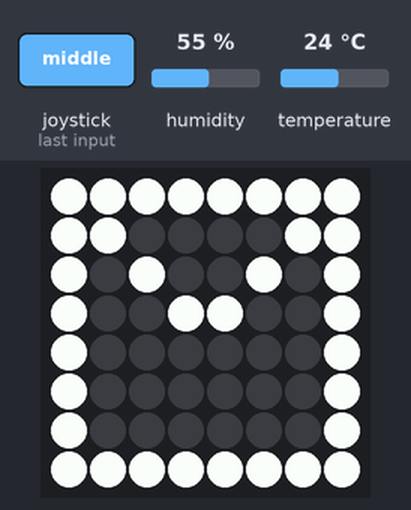
This program was run on a simulated Raspberry Pi (BCM pin numbers) with a Sense HAT. Parts: the Sense HAT's 8×8 RGB LED matrix. Inputs (shaded band) come from the test bench; at power-on: humidity 55 %, temperature 24 °C. The clock reads 2024-03-15 10:24:30 at power-on unless the program sets it; sending an e-mail succeeds after 1 s; what the program prints to the terminal is not drawn.

1.3 s: joystick clicked
Above: at 3.7 s.
Timing chart, 0 to 5.2 s (numbered marks = the images above; inputs shaded):
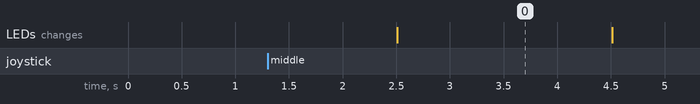

The program:

send_on_click.py
```python
#!/usr/bin/python3
from sense_hat import SenseHat
import smtplib
import ssl
import email
from dotenv import load_dotenv, find_dotenv
import os
from datetime import datetime
from time import sleep

homename = 'Bunkuhome'
sense = SenseHat()

def load_args():
	"""
	loads all the default arguments for the send_email() function.
	some arguments are predefined, some can be set through a terminal input
	"""
	load_dotenv(find_dotenv())
	GMAIL = os.environ.get("GMAIL")
	port = 465  # For SSL
	sender_email = os.environ.get("SENDER")
	receiver_email = os.environ.get("RECEIVER")
	now = datetime.now().strftime("%y-%m-%d %H:%M:%S")
	subject = f"Subject: {homename} stats at {now}\n"
	signature = "\n\nsent to you with love from raspberry"
	return port, GMAIL, sender_email, receiver_email, subject, signature


def get_temp():
	"""
	returns the current temperature of the sense hat wrapped in a descriptive string
	"""
	print("get_temp was called")
	string = f'\nThe current temperature in {homename} is: '
	sense = SenseHat()
	sense.clear()
	temp = sense.get_temperature()
	print(f"returning {string + str(round(temp, 2))}*C")
	return string + str(round(temp, 2)) + "*C"

def get_hum():
	"""
	returns the current humidity of the sense hat wrapped in a descriptive string
	"""
	print("get_hum was called")
	string = f'\nThe current humidity in {homename} is: '
	sense = SenseHat()
	hum = sense.get_humidity()
	print(f"returning {string + str(round(hum, 2))} %")
	return string + str(round(hum, 2)) + " %"

def send_mail(port,
			password,
			receiver_email,
			message,
			sender_email):
	"""
	takes in arguments neccessary to send an email.
	args: port, password, receiver_email, message, sender_email

	initiates sending of an email.
	"""
	# Create a secure SSL context
	context = ssl.create_default_context()

	with smtplib.SMTP_SSL("smtp.gmail.com", port, context=context) as server:
		server.login(sender_email, password)
		server.sendmail(sender_email, receiver_email, message)
def success():
	"""
	will output a success message on the sense HAT
	"""
	# Define bacl and white
	w = (255, 255, 255) # white
	b = (0, 0, 0) # Black

	# Set up where the whites should display
	pixels = [
    w, w, w, w, w, w, w, w,
    w, w, b, b, b, b, w, w,
    w, b, w, b, b, w, b, w,
    w, b, b, w, w, b, b, w,
    w, b, b, b, b, b, b, w,
    w, b, b, b, b, b, b, w,
    w, b, b, b, b, b, b, w,
    w, w, w, w, w, w, w, w
	]

	# display the pattern
	sense.set_pixels(pixels)


def send_on_click(event):
	# do sth _after_ the button is released
	if event.action == 'released':
		sense.clear()
		port, GMAIL, sender_email, receiver_email, subject, signature = load_args()
			# get stats
		message = get_temp() + get_hum()

		send_mail(port=port,
			password=GMAIL,
			receiver_email=receiver_email,
			message=subject+message+signature, # compile message
			sender_email=sender_email)
		print(f"email sent to {receiver_email}")
		print(f"final message: {subject+message+signature}")

		success()
		sleep(2)
		sense.clear()
		sleep(10)

## ACTUALLY SEND STUFF WHEN CLICKED
sense.stick.direction_middle = send_on_click

while True:
	pass
```

Measured:
- after the input at 1.3 s, the LEDs: change after 1.2 s (image 0)
